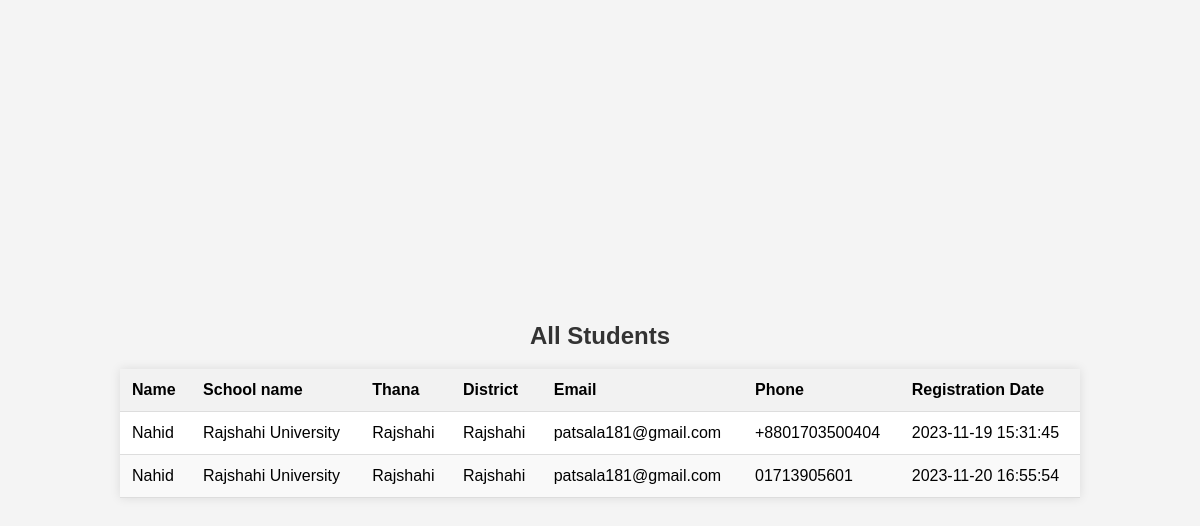
/app/studentslist.php, run on the app's committed database.
### tables this page shows
CREATE TABLE `students` (
  `id` int(6) UNSIGNED NOT NULL,
  `uname` varchar(30) NOT NULL,
  `schoolname` varchar(30) NOT NULL,
  `thana` varchar(30) NOT NULL,
  `district` varchar(30) NOT NULL,
  `email` varchar(50) DEFAULT NULL,
  `phone` varchar(50) DEFAULT NULL,
  `reg_date` timestamp NOT NULL DEFAULT current_timestamp() ON UPDATE current_timestamp()
);

### app/studentslist.php (the view, shortened to what this page needs)
<?php
require "../dbconn.php";
$query = "SELECT * FROM students";
$result = mysqli_query($db_conn, $query);
?>
<!DOCTYPE html>
<html lang="en">
<head>
</head>
<body>
<table>
    <caption><h2>All Students</h2></caption>
    <thead>
        <tr>
            <th>Name</th>
            <th>School name</th>
            <th>Thana</th>
            <th>District</th>
            <th>Email</th>
            <th>Phone</th>
            <th>Registration Date</th>
        </tr>
    </thead>
    <tbody>
        <?php while ($row = mysqli_fetch_array($result)): ?>
            <tr>
                <td><?php echo $row['uname']; ?></td>
                <td><?php echo $row['schoolname']; ?></td>
                <td><?php echo $row['thana']; ?></td>
                <td><?php echo $row['district']; ?></td>
                <td><?php echo $row['email']; ?></td>
                <td><?php echo $row['phone']; ?></td>
                <td><?php echo $row['reg_date']; ?></td>
            </tr>
        <?php endwhile; ?>
    </tbody>
</table>
</body>
</html>

### app/studentslist.php (style rules this page uses)
body { font-family: Arial, sans-serif; background-color: #f4f4f4; margin: 0; padding: 0; display: flex; justify-content: center; align-items: center; height: 100vh; }
h2 { text-align: center; color: #333; }
table { width: 80%; margin: 20px auto; border-collapse: collapse; background-color: #fff; box-shadow: 0 0 10px rgba(0, 0, 0, 0.1); }
th, td { padding: 12px; text-align: left; border-bottom: 1px solid #ddd; }
th { background-color: #f2f2f2; }
tr:nth-child(even) { background-color: #f9f9f9; }

### data on the page
students: uname "Nahid", schoolname "Rajshahi University", thana "Rajshahi", district "Rajshahi", email "patsala181@gmail.com", phone "+8801703500404", reg_date "2023-11-19 15:31:45"
students: uname "Nahid", schoolname "Rajshahi University", thana "Rajshahi", district "Rajshahi", email "patsala181@gmail.com", phone "01713905601", reg_date "2023-11-20 16:55:54"
